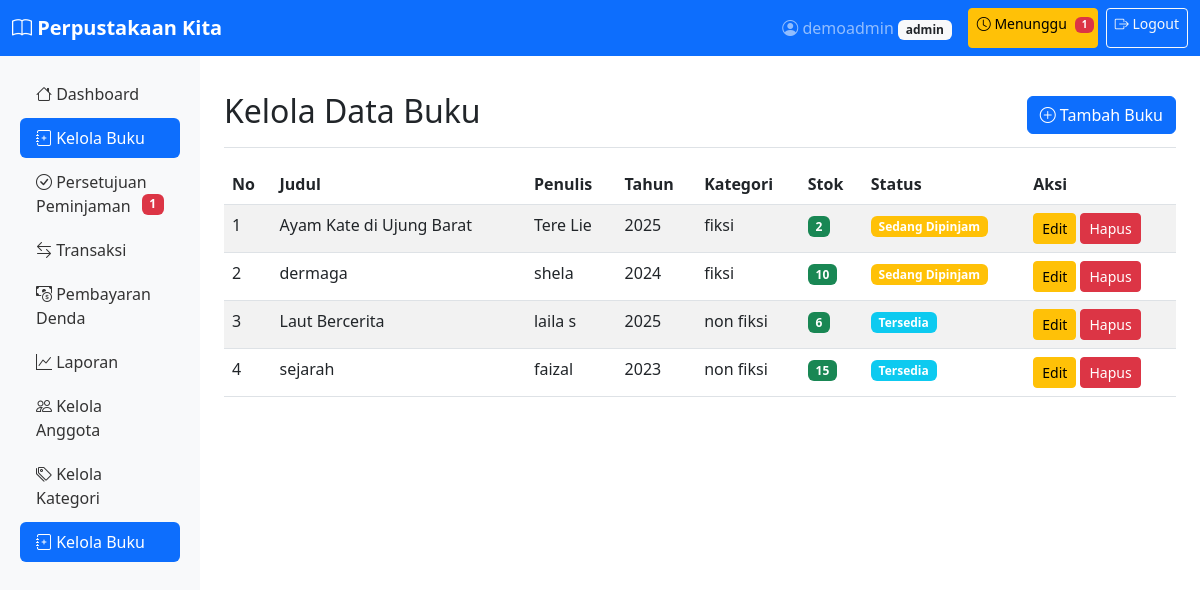
The app's page /kelola_buku.php (signed in) with its own data.
### tables this page shows
CREATE TABLE IF NOT EXISTS `buku` (
  `id` int NOT NULL AUTO_INCREMENT,
  `judul` varchar(255) NOT NULL,
  `penulis` varchar(100) NOT NULL,
  `tahun_terbit` year DEFAULT NULL,
  `kategori_id` int DEFAULT NULL,
  `isbn` varchar(20) DEFAULT NULL,
  `stok` int DEFAULT '0',
  `deskripsi` text,
  `created_at` timestamp NULL DEFAULT CURRENT_TIMESTAMP,
  `updated_at` timestamp NULL DEFAULT CURRENT_TIMESTAMP ON UPDATE CURRENT_TIMESTAMP,
  PRIMARY KEY (`id`),
  KEY `kategori_id` (`kategori_id`),
  CONSTRAINT `buku_ibfk_1` FOREIGN KEY (`kategori_id`) REFERENCES `kategori` (`id`) ON DELETE SET NULL
);

CREATE TABLE IF NOT EXISTS `kategori` (
  `id` int NOT NULL AUTO_INCREMENT,
  `nama_kategori` varchar(50) NOT NULL,
  `deskripsi` text,
  `created_at` timestamp NULL DEFAULT CURRENT_TIMESTAMP,
  PRIMARY KEY (`id`)
);

### kelola_buku.php (the view, shortened to what this page needs)
<?php
require_once 'functions.php';
$conn = mysqli_connect($host, $username, $password, $dbname);
$buku_query = "SELECT b.*, k.nama_kategori FROM buku b LEFT JOIN kategori k ON b.kategori_id = k.id ORDER BY b.judul";
$buku_result = mysqli_query($conn, $buku_query);
$buku = mysqli_fetch_all($buku_result, MYSQLI_ASSOC);
?>
<?php include 'header.php'; ?>
<div class="d-flex justify-content-between flex-wrap flex-md-nowrap align-items-center pt-3 pb-2 mb-3 border-bottom">
    <h1 class="h2">Kelola Data Buku</h1>
    <button type="button" class="btn btn-primary" data-bs-toggle="modal" data-bs-target="#tambahBukuModal">
        <i class="bi bi-plus-circle"></i> Tambah Buku
    </button>
</div>
<div class="table-responsive">
    <table class="table table-striped">
        <thead>
            <tr>
                <th>No</th>
                <th>Judul</th>
                <th>Penulis</th>
                <th>Tahun</th>
                <th>Kategori</th>
                <th>Stok</th>
                <th>Status</th>
                <th>Aksi</th>
            </tr>
        </thead>
        <tbody>
            <?php if (empty($buku)): ?>
            <tr>
                <td colspan="8" class="text-center">Belum ada data buku</td>
            </tr>
            <?php else: ?>
                <?php foreach ($buku as $index => $b): ?>
                <tr>
                    <td><?php echo $index + 1; ?></td>
                    <td><?php echo $b['judul']; ?></td>
                    <td><?php echo $b['penulis']; ?></td>
                    <td><?php echo $b['tahun_terbit']; ?></td>
                    <td><?php echo $b['nama_kategori'] ?? '-'; ?></td>
                    <td>
                        <span class="badge bg-<?php echo $b['stok'] > 0 ? 'success' : 'danger'; ?>">
                            <?php echo $b['stok']; ?>
                        </span>
                    </td>
                    <td>
                        <?php
                        $check_pinjam_sql = "SELECT COUNT(*) as total FROM peminjaman WHERE buku_id = '{$b['id']}' AND status IN ('dipinjam', 'terlambat')";
                        $check_pinjam_result = mysqli_query($conn, $check_pinjam_sql);
                        $check_pinjam_data = mysqli_fetch_assoc($check_pinjam_result);
                        ?>
                        <span class="badge bg-<?php echo $check_pinjam_data['total'] > 0 ? 'warning' : 'info'; ?>">
                            <?php echo $check_pinjam_data['total'] > 0 ? 'Sedang Dipinjam' : 'Tersedia'; ?>
                        </span>
                    </td>
                    <td>
                        <button type="button" class="btn btn-warning btn-sm" data-bs-toggle="modal" data-bs-target="#editBukuModal<?php echo $b['id']; ?>">
                            Edit
                        </button>
                        <a href="kelola_buku.php?hapus=<?php echo $b['id']; ?>" class="btn btn-danger btn-sm" onclick="return confirm('Apakah Anda yakin ingin menghapus buku ini? Semua data peminjaman terkait juga akan dihapus.')">Hapus</a>
                    </td>
                </tr>
                <?php endforeach; ?>
            <?php endif; ?>
        </tbody>
    </table>
</div>
<?php
include 'footer.php';
?>

### records on screen
buku: judul "Ayam Kate di Ujung Barat", penulis "Tere Lie", tahun_terbit "2025", kategori.nama_kategori "fiksi", stok "2", shows "Sedang Dipinjam"
buku: judul "dermaga", penulis "shela", tahun_terbit "2024", kategori.nama_kategori "fiksi", stok "10", shows "Sedang Dipinjam"
buku: judul "Laut Bercerita", penulis "laila s", tahun_terbit "2025", kategori.nama_kategori "non fiksi", stok "6", shows "Tersedia"
buku: judul "sejarah", penulis "faizal", tahun_terbit "2023", kategori.nama_kategori "non fiksi", stok "15", shows "Tersedia"

### other values on screen
$_SESSION['nama'] "demoadmin"
$_SESSION['role'] "admin"
$jumlah_menunggu "1"
